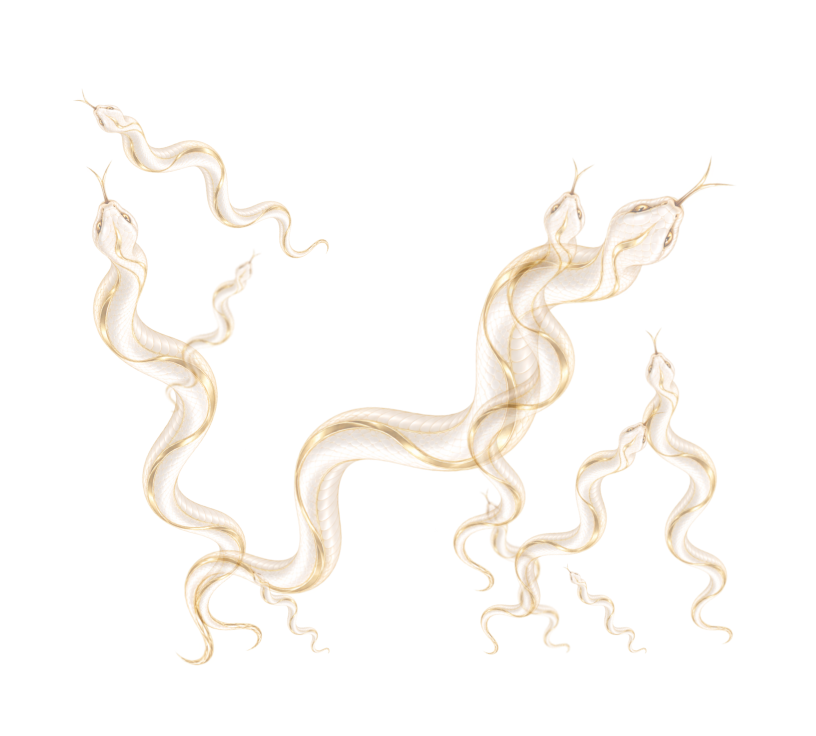
#> input picture scripts/assets/classic-v1-snakes-source-2x.png, 1632 x 1472 px, found by its file name (shown at 1/2 size)
$ python scale_transition_overlays.py
#> lines starting #> are read from the running program, lines starting #| are printed output that depends on the picture
"""
Оверлеи змей и стрел на доске (public/board/classic-v1-snakes.png,
classic-v1-arrows.png).

ВАЖНО — как это на самом деле устроено (важно не наступить на грабли
снова): исходники scripts/assets/classic-v1-snakes-source-2x.png и
classic-v1-arrows-source-2x.png — это НЕ россыпь произвольных декоративных
змей/стрел. Пользователь вручную разместил каждую фигуру под каждый
конкретный переход (from -> to) на макете доски, увеличенном РОВНО в 2
раза (1632×1472 = 816×736 * 2). То есть корректное совмещение с
координатами клеток (src/data/board/classic-v1-coordinates.json) уже
"зашито" в сам файл — никакого дополнительного поворота/масштабирования/
позиционирования по клеткам не требуется, только простой resize 0.5x.

(Отдельная неудачная попытка была раньше — вырезать из листа отдельные
фигуры и раскладывать их по переходам заново через PCA/поворот/масштаб;
она давала хуже результат, чем то, что уже было готово в самом исходнике,
и удалена.)

Если пользователь пришлёт новую версию исходников — они должны быть
ТОЧНО 2x от размера доски (1632×1472 для текущей classic-v1, 816×736*2).
Если размер другой, до пересчёта здесь ничего не трогать — сначала
уточнить, во сколько раз увеличен макет.
"""

from PIL import Image

BOARD_W, BOARD_H = 816, 736

LAYERS = [
    ("scripts/assets/classic-v1-snakes-source-2x.png", "public/board/classic-v1-snakes.png"),
    ("scripts/assets/classic-v1-arrows-source-2x.png", "public/board/classic-v1-arrows.png"),
]


def main():
    for src, dst in LAYERS:
        im = Image.open(src).convert("RGBA")
#> im is the input picture: PIL image 1632x1472 RGBA; mean R, G, B, A 39, 34.6, 28.3, 19.9
        if im.size != (BOARD_W * 2, BOARD_H * 2):
            print(f"ВНИМАНИЕ: {src} имеет размер {im.size}, ожидался {(BOARD_W * 2, BOARD_H * 2)} (2x доски).")
            print("  Пропущено — проверьте вручную масштаб перед пересчётом.")
            continue
        resized = im.resize((BOARD_W, BOARD_H), Image.LANCZOS)
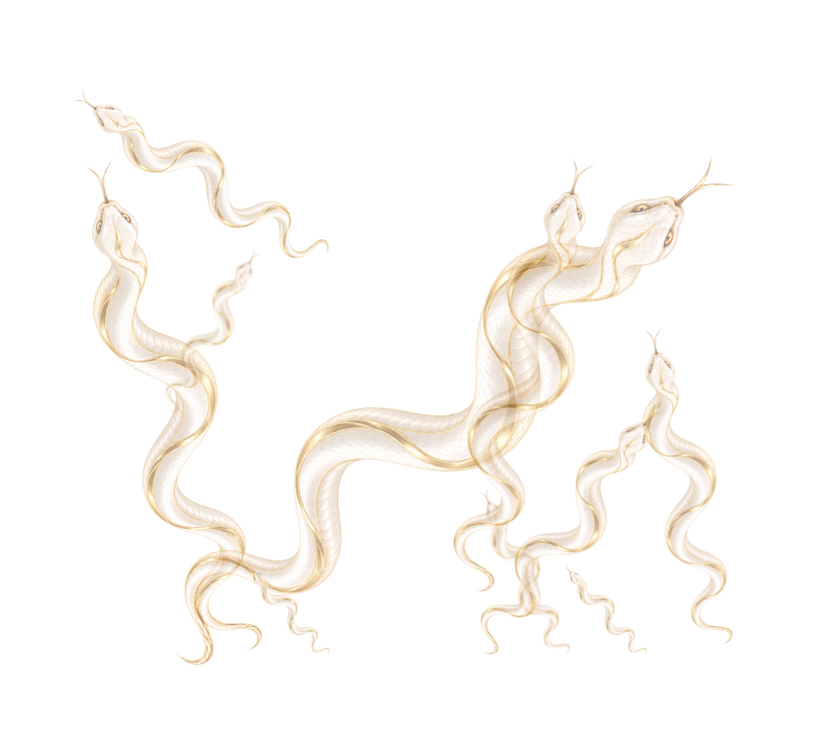
#> resized: PIL image 816x736 RGBA; mean R, G, B, A 38.5, 33.9, 27.5, 19.9; transparent parts drawn white
        resized.save(dst)
        print(f"{dst} готов (0.5x от {src})")
#> pass 2 of the loop in main, `for src, dst in LAYERS:`:
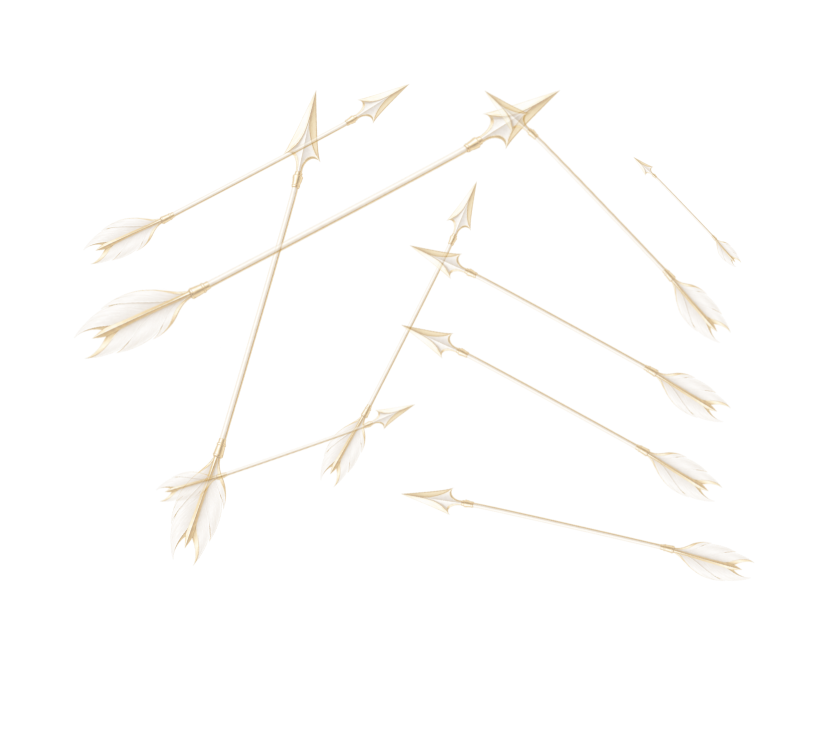
#> input picture scripts/assets/classic-v1-arrows-source-2x.png, 1632 x 1472 px, found by its file name (shown at 1/2 size)
#> in main, im is the input picture: PIL image 1632x1472 RGBA; mean R, G, B, A 17.2, 15.8, 13.1, 7.9
#> in main, `resized = im.resize((BOARD_W, BOARD_H), Image.LANCZOS)`:
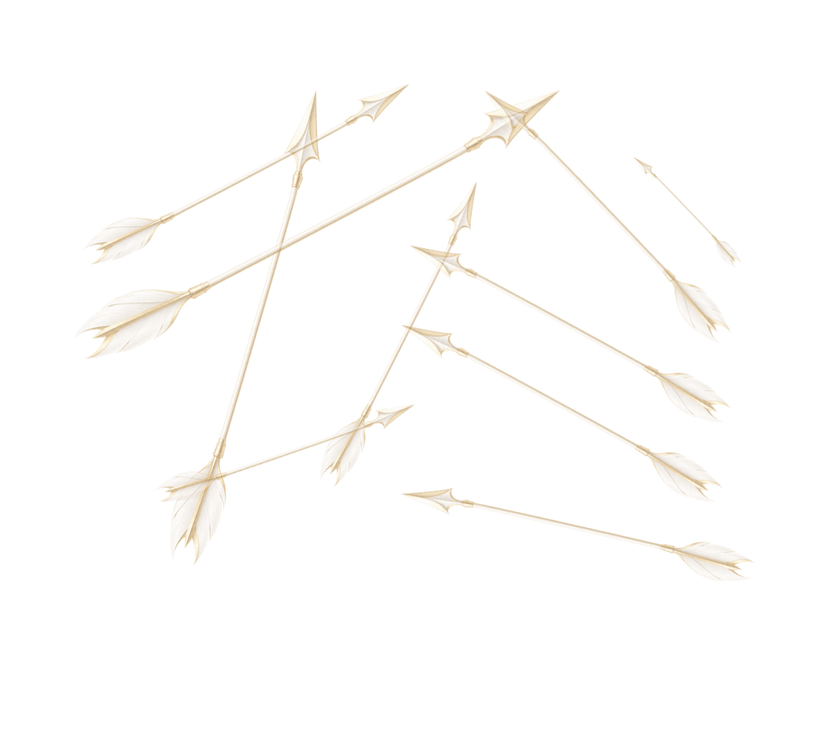
#> resized: PIL image 816x736 RGBA; mean R, G, B, A 17.5, 15.8, 13, 7.9; transparent parts drawn white


if __name__ == "__main__":
    main()
